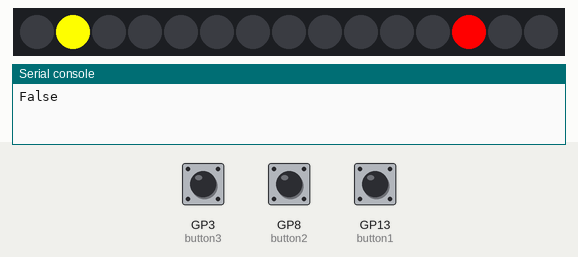
Recording of a program running on a simulated Raspberry Pi Pico running MicroPython. Shown: 15 RGB LEDs in strip order, left to right, the last lines printed to the serial console. Inputs (shaded band) come from the test bench; at power-on: GP3 (button3) LOW, GP8 (button2) LOW, GP13 (button1) LOW. Random numbers come from a fixed seed.

Above: at 1.2 s.
1.3 s: GP3 (button3) pulled HIGH for 1.15 s
At 2.1 s:
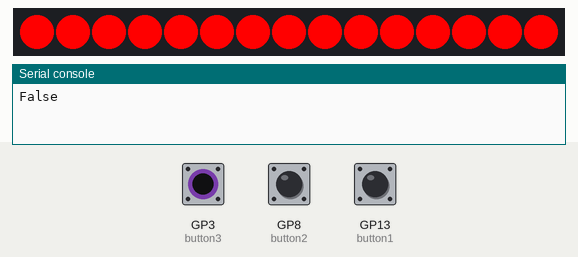
6.4 s: GP8 (button2) pulled HIGH for 3.2 s
At 10.0 s:
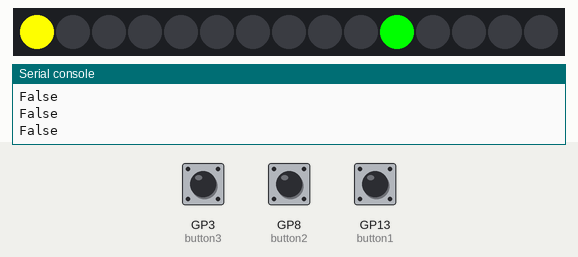
11.9 s: GP13 (button1) pulled HIGH for 1.15 s
At 13.5 s:
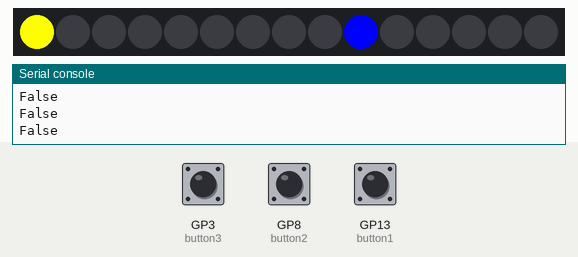
15.4 s: GP8 (button2) pulled HIGH for 1.15 s
At 17.29 s:
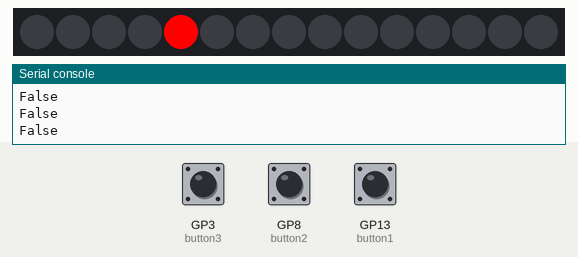
20.5 s: GP13 (button1) pulled HIGH for 1.15 s
At 22.0 s:
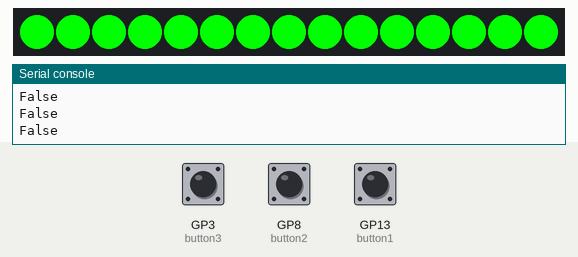
23.1 s: GP3 (button3) pulled HIGH for 1.15 s
At 28.6 s:
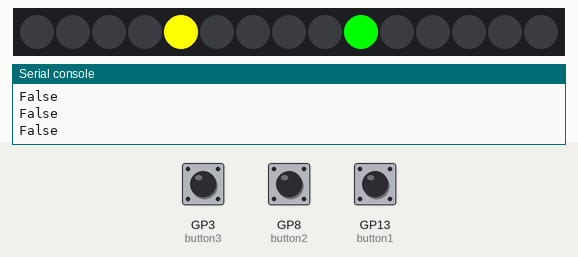

The program:

neopixel-chaser.py
```python
import time, random
from machine import Pin
from neopixel import NeoPixel

strip = NeoPixel(Pin(28),15)

button1 = Pin(13, Pin.IN, Pin.PULL_DOWN)
button2 = Pin(8, Pin.IN, Pin.PULL_DOWN)
button3 = Pin(3, Pin.IN, Pin.PULL_DOWN)

# Colour variables
red = 255,0,0
green = 0,255,0
blue = 0,0,255
yellow = 255,255,0
pink = 255,20,147
black = 0,0,0

colours = [red, green, blue]

delay = 0.5
state = False

def updateState(success):
    global delay
    global state
    if (success == True):
        strip.fill(green)
        delay = delay - 0.05
    else:
        strip.fill(red)
        delay = 0.5
    strip.write()
    time.sleep(1)
    state = False

while True: # Run forever
    print(state)
    if state == False:
        strip.fill(black)
        strip.write()
        colour = colours[random.randint(0,2)]
        position = random.randint(3,14)
        strip[position] = colour
        strip.write()
        state = True

    for i in range(0,15):

        if i > position:
            updateState(False)
            break

        for j in range(0,255,5):
            strip[i] = (j,j,0)
            strip.write()
            time.sleep(0.0025)

        time.sleep(delay) # Short Delay

        for j in range(255,0,-5):
            strip[i] = (j,j,0)
            strip.write()
            time.sleep(0.0025)

        strip[i] = black
        strip.write()

        if button1.value() == 1:
            updateState(position == i and colour == red)
            break

        if button2.value() == 1:
            updateState(position == i and colour == green)
            break

        if button3.value() == 1:
            updateState(position == i and colour == blue)
            break
```
